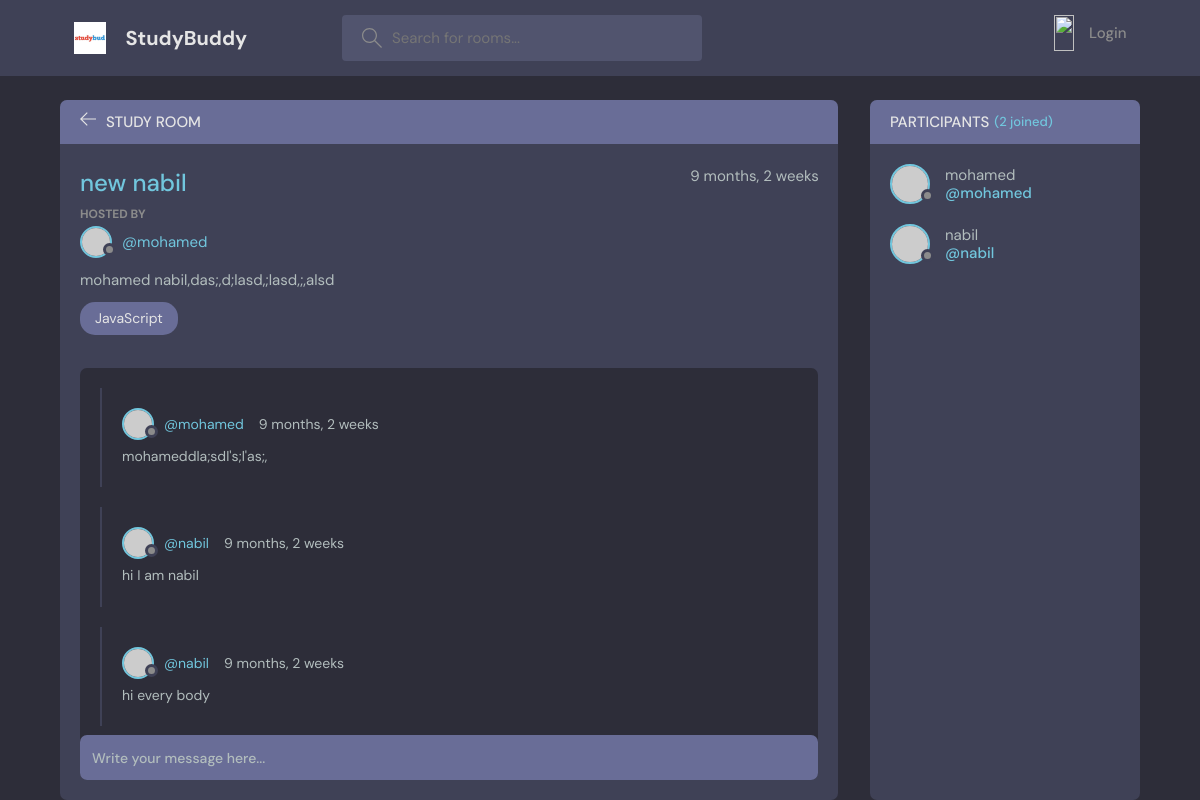
The app's page /room/47/, older data.
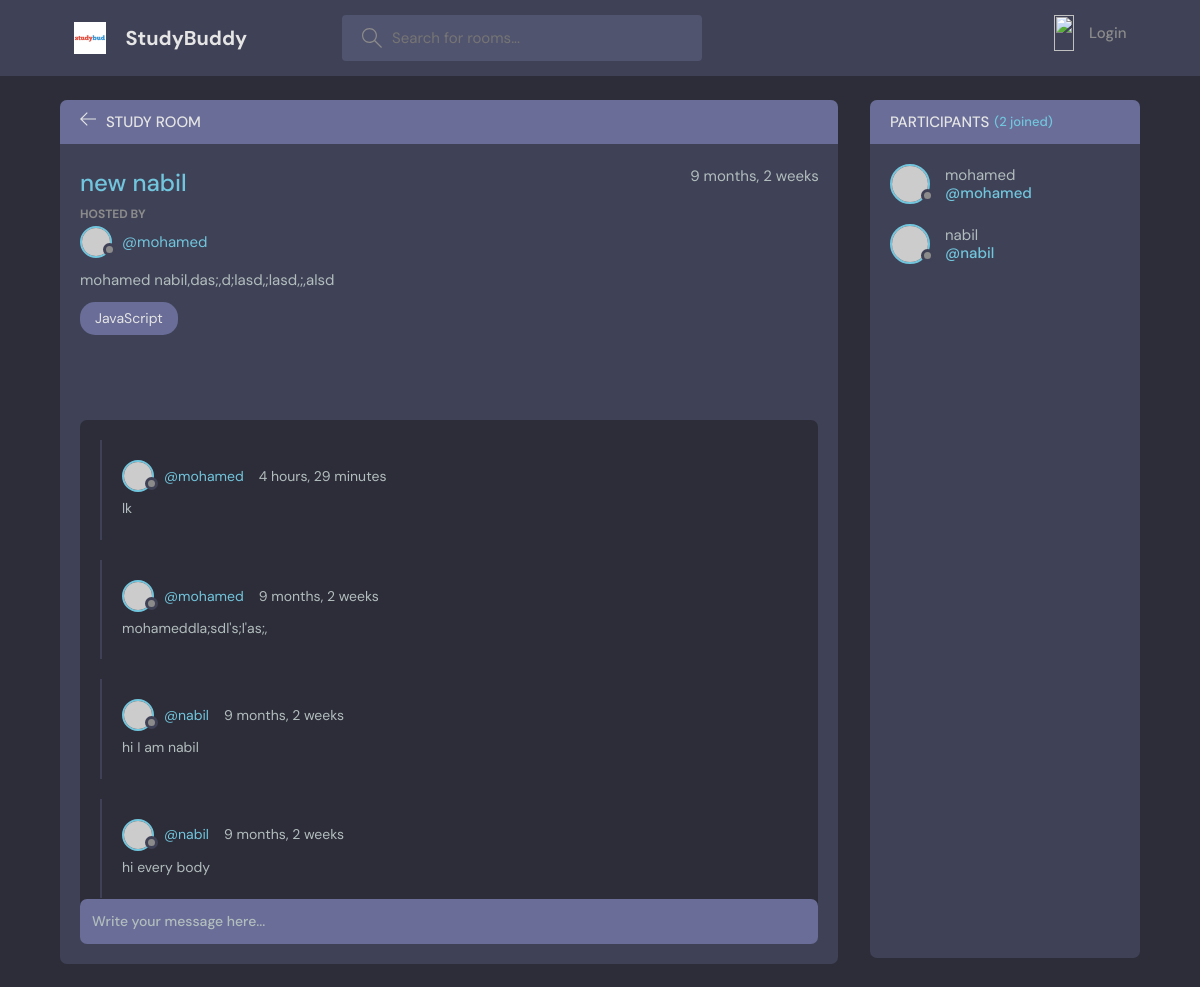
The same page, newer data.
### base/models.py (models this page shows, shortened)
class Message(models.Model):
    user = models.ForeignKey(User, on_delete=models.CASCADE)
    room = models.ForeignKey(Room, on_delete=models.CASCADE)
    body = models.TextField()
    updated = models.DateTimeField(auto_now_add=True)
    created = models.DateTimeField(auto_now=True)
    class Meta:
        ordering = ["-created", ]

### base/views.py (the view, shortened to what this page needs)
# urls.py: path('room/<int:id>/', views.room, name='room'),
def room(request, id):
    single_room = Room.objects.get(id=id)
    room_messages = single_room.message_set.all()
    participants = single_room.participants.all()
    context = {"room": single_room, "room_messages": room_messages, "participants": participants}
    return render(request, 'base/room.html', context)

### base/templates/base/room.html (shortened to what this page needs)
{% extends 'main.html' %}
{% block content %}
    <main class="profile-page layout layout--2">
      <div class="container">
        <div class="room">
          <div class="room__top">
            <div class="room__topLeft">
              <a href="index.html">
                <svg version="1.1" xmlns="http://www.w3.org/2000/svg" width="32" height="32" viewBox="0 0 32 32">
                  <title>arrow-left</title>
                  <path
                    d="M13.723 2.286l-13.723 13.714 13.719 13.714 1.616-1.611-10.96-10.96h27.625v-2.286h-27.625l10.965-10.965-1.616-1.607z"
                  ></path>
                </svg>
              </a>
              <h3>Study Room</h3>
            </div>
          </div>
          <div class="room__box scroll">
            <div class="room__header scroll">
              <div class="room__info">
                <h3>{{room.name}}</h3>
                <span>{{room.created | timesince}}</span>
              </div>
              <div class="room__hosted">
                <p>Hosted By</p>
                <a href="#" class="room__author">
                  <div class="avatar avatar--small">
                    <img src="https://randomuser.me/api/portraits/men/37.jpg" />
                  </div>
                  <span>@{{room.host}}</span>
                </a>
              </div>
              <div class="room__details">
                {{room.description}}
              </div>
              <span class="room__topics">JavaScript</span>
            </div>
            <div class="room__conversation">
              <div class="threads scroll">
                {% for message in room_messages %}
                <div class="thread">
                  <div class="thread__top">
                    <div class="thread__author">
                      <a href="{% url 'user-profile' message.user.id %}" class="thread__authorInfo">
                        <div class="avatar avatar--small">
                          <img src="https://randomuser.me/api/portraits/men/37.jpg" />
                        </div>
                        <span>@{{message.user}}</span>
                      </a>
                      <span class="thread__date">{{message.created | timesince}}</span>
                    </div>
                  </div>
                  <div class="thread__details">
                  {{message.body}}
                  </div>
                </div>
                {% endfor%}
              </div>
            </div>
          </div>
          <div class="room__message">
            <form method="POST" action="">
              <input type="text" name="body" placeholder="Write your message here..." />
            </form>
          </div>
        </div>
        <div class="participants">
          <h3 class="participants__top">Participants <span>({{participants.count}} joined)</span></h3>
          <div class="participants__list scroll">
            {% for participant in participants %}
            <a href="{% url 'user-profile' participant.id %}" class="participant">
              <div class="avatar avatar--medium">
                <img src="https://randomuser.me/api/portraits/men/37.jpg" />
              </div>
              <p>
                {{participant}}
                <span>@{{participant}}</span>
              </p>
              </a>
            {% endfor %}
          </div>
        </div>
      </div>
    </main>
{% endblock %}

Row changes from the older to the newer data that the page shows:
added Message: user "mohamed", created "4 hours, 29 minutes", body "lk"
